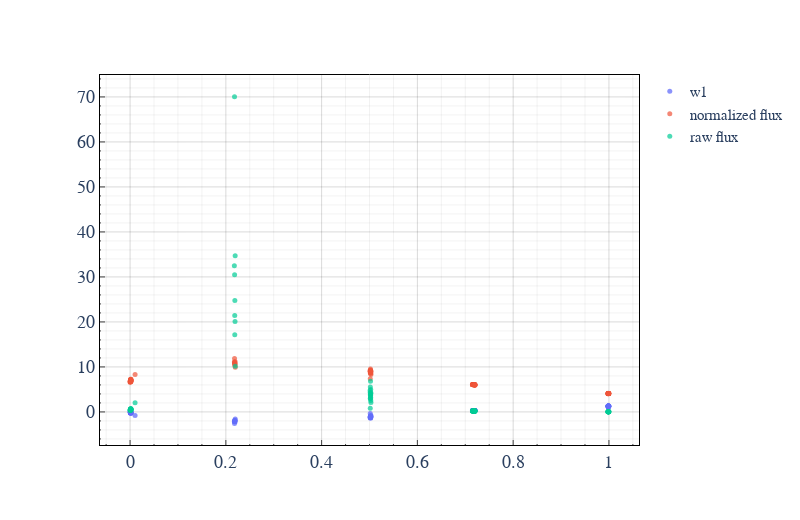

The notebook cell saved with this chart:
### Code cell
# ----------------------- Begin Work on Dataset ----------------------- # 
ex = buckets["nova"]["V1391 Cas"]
flux = ex["raw"]["w1flux"]

ADJ = 0
DIV = 0.001
norm = np.arcsinh((flux - ADJ) /DIV)
tr1 = go.Scatter(
    x=ex["norm"]["day"],
    y=norm,
    marker=dict(size=5, opacity=0.7), name="normalized flux", mode='markers'
)

tr2 = go.Scatter(
    x=ex["norm"]["day"],
    y=flux,
    marker=dict(size=5, opacity=0.7), name="raw flux", mode='markers'
)

fig = plot_from_lightsource(ex, ["w1"])
fig.add_trace(tr1)
fig.add_trace(tr2)
fig.show()

print([n for n in flux])
